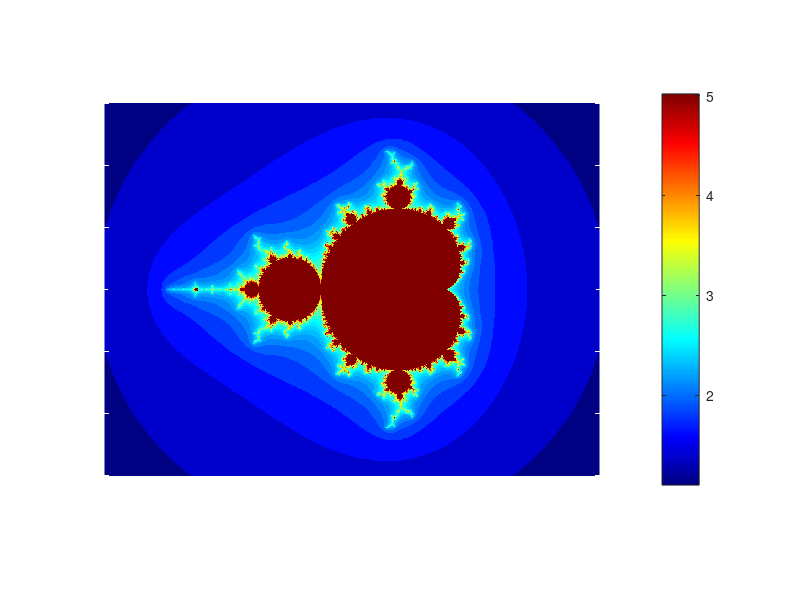

Write the MATLAB code that produced this figure.
#!/usr/bin/octave -qf
% Interactive Fractal Explorer with Rectangle Selection
% Drag to select zoom area, right-click to zoom out

function fractal_interactive()
    % Initial parameters
    global fractal_type xmin xmax ymin ymax max_iter img_handle;

    fractal_type = 1;  % 1=Mandelbrot, 2=Julia, 3=Burning Ship, 4=Tricorn
    max_iter = 150;

    % Create figure
    fig = figure('Name', 'Interactive Fractal Explorer', ...
                 'NumberTitle', 'off', ...
                 'Position', [100, 100, 1000, 800], ...
                 'Color', [0.15 0.15 0.15]);

    % Set initial bounds
    reset_view();

    % Draw initial fractal
    draw_fractal();

    % Set up callbacks
    set(fig, 'WindowButtonDownFcn', @mouse_down);
    set(fig, 'KeyPressFcn', @key_press);

    % Print instructions
    print_instructions();

    % Keep the figure open
    waitfor(fig);
    disp('Fractal explorer closed.');
end

function print_instructions()
    disp(' ');
    disp('╔════════════════════════════════════════════════════════╗');
    disp('║      INTERACTIVE FRACTAL EXPLORER - CONTROLS          ║');
    disp('╠════════════════════════════════════════════════════════╣');
    disp('║  MOUSE:                                                ║');
    disp('║    • Drag rectangle: Select area to zoom in            ║');
    disp('║    • Right-click: Zoom out                             ║');
    disp('║                                                        ║');
    disp('║  KEYBOARD:                                             ║');
    disp('║    • 1: Mandelbrot Set                                 ║');
    disp('║    • 2: Julia Set                                      ║');
    disp('║    • 3: Burning Ship                                   ║');
    disp('║    • 4: Tricorn (Mandelbar)                            ║');
    disp('║    • r: Reset view                                     ║');
    disp('║    • +: More detail (slower)                           ║');
    disp('║    • -: Less detail (faster)                           ║');
    disp('║    • q: Quit                                           ║');
    disp('╚════════════════════════════════════════════════════════╝');
    disp(' ');
end

function reset_view()
    global fractal_type xmin xmax ymin ymax;

    if fractal_type == 3  % Burning Ship
        xmin = -2.0;
        xmax = 1.0;
        ymin = -2.0;
        ymax = 1.0;
    else
        xmin = -2.5;
        xmax = 1.5;
        ymin = -1.5;
        ymax = 1.5;
    end
end

function M = compute_fractal(C, max_iter, ftype)
    Z = zeros(size(C));
    M = zeros(size(C));

    switch ftype
        case 1  % Mandelbrot
            for k = 1:max_iter
                mask = abs(Z) <= 4;
                Z(mask) = Z(mask).^2 + C(mask);
                M(mask) = k;
            end

        case 2  % Julia
            c = -0.7 + 0.27015i;
            Z = C;
            for k = 1:max_iter
                mask = abs(Z) <= 4;
                Z(mask) = Z(mask).^2 + c;
                M(mask) = k;
            end

        case 3  % Burning Ship
            for k = 1:max_iter
                mask = abs(Z) <= 4;
                Z(mask) = (abs(real(Z(mask))) + 1i*abs(imag(Z(mask)))).^2 + C(mask);
                M(mask) = k;
            end

        case 4  % Tricorn
            for k = 1:max_iter
                mask = abs(Z) <= 4;
                Z(mask) = conj(Z(mask)).^2 + C(mask);
                M(mask) = k;
            end
    end
end

function draw_fractal()
    global fractal_type xmin xmax ymin ymax max_iter img_handle;

    % Resolution
    width = 800;
    height = 600;

    fprintf('Computing fractal... ');
    tic;

    % Create coordinate arrays
    x = linspace(xmin, xmax, width);
    y = linspace(ymin, ymax, height);
    [X, Y] = meshgrid(x, y);
    C = X + 1i*Y;

    % Compute fractal
    M = compute_fractal(C, max_iter, fractal_type);

    % Smooth coloring
    M_smooth = log(M + 1);

    % Get fractal name
    names = {'Mandelbrot Set', 'Julia Set', 'Burning Ship', 'Tricorn (Mandelbar)'};
    fractal_name = names{fractal_type};

    % Clear and redraw
    clf;
    img_handle = imagesc([xmin xmax], [ymin ymax], M_smooth);
    set(gca, 'YDir', 'normal');
    axis equal tight;

    % Styling
    colormap(jet(256));
    h = colorbar;
    set(h, 'Color', [1 1 1]);
    set(gca, 'Color', [0 0 0], 'XColor', [1 1 1], 'YColor', [1 1 1]);

    xlabel('Real axis', 'Color', [1 1 1], 'FontSize', 11);
    ylabel('Imaginary axis', 'Color', [1 1 1], 'FontSize', 11);

    title_str = sprintf('%s (Iterations: %d)\nDrag rectangle to zoom | Right-click: zoom out | 1-4: change fractal', ...
                       fractal_name, max_iter);
    title(title_str, 'Color', [1 1 1], 'FontSize', 12, 'FontWeight', 'bold');

    % Reset callbacks (they get cleared by clf)
    set(gcf, 'WindowButtonDownFcn', @mouse_down);
    set(gcf, 'KeyPressFcn', @key_press);

    elapsed = toc;
    fprintf('Done! (%.2f seconds)\n', elapsed);
end

function mouse_down(src, event)
    global xmin xmax ymin ymax;

    % Get button type
    button = get(gcf, 'SelectionType');

    if strcmp(button, 'normal')  % Left click - start rectangle selection
        % Get starting point
        point1 = get(gca, 'CurrentPoint');
        x1 = point1(1,1);
        y1 = point1(1,2);

        % Check if click is within axes
        if x1 < xmin || x1 > xmax || y1 < ymin || y1 > ymax
            return;
        end

        % Create rectangle for visual feedback
        rect_h = rectangle('Position', [x1, y1, 0, 0], ...
                          'EdgeColor', [1 1 0], ...
                          'LineWidth', 2, ...
                          'LineStyle', '--');

        % Set up motion and button up callbacks
        set(gcf, 'WindowButtonMotionFcn', {@mouse_move, x1, y1, rect_h});
        set(gcf, 'WindowButtonUpFcn', {@mouse_up, x1, y1, rect_h});

    elseif strcmp(button, 'alt')  % Right click - zoom out
        % Get click point
        point = get(gca, 'CurrentPoint');
        x_click = point(1,1);
        y_click = point(1,2);

        zoom_factor = 2.5;
        x_range = (xmax - xmin) * zoom_factor / 2;
        y_range = (ymax - ymin) * zoom_factor / 2;

        xmin = x_click - x_range;
        xmax = x_click + x_range;
        ymin = y_click - y_range;
        ymax = y_click + y_range;

        fprintf('Zooming out...\n');
        draw_fractal();
    end
end

function mouse_move(src, event, x1, y1, rect_h)
    % Update rectangle as mouse moves
    point2 = get(gca, 'CurrentPoint');
    x2 = point2(1,1);
    y2 = point2(1,2);

    width = x2 - x1;
    height = y2 - y1;

    set(rect_h, 'Position', [x1, y1, width, height]);
end

function mouse_up(src, event, x1, y1, rect_h)
    global xmin xmax ymin ymax;

    % Get ending point
    point2 = get(gca, 'CurrentPoint');
    x2 = point2(1,1);
    y2 = point2(1,2);

    % Remove rectangle
    delete(rect_h);

    % Clear motion callbacks
    set(gcf, 'WindowButtonMotionFcn', '');
    set(gcf, 'WindowButtonUpFcn', '');

    % Check if we have a valid rectangle (not just a click)
    if abs(x2 - x1) > (xmax - xmin) * 0.01 && abs(y2 - y1) > (ymax - ymin) * 0.01
        % Zoom to selected rectangle
        xmin_new = min(x1, x2);
        xmax_new = max(x1, x2);
        ymin_new = min(y1, y2);
        ymax_new = max(y1, y2);

        xmin = xmin_new;
        xmax = xmax_new;
        ymin = ymin_new;
        ymax = ymax_new;

        fprintf('Zooming to selected area...\n');
        draw_fractal();
    end
end

function key_press(src, event)
    global fractal_type xmin xmax ymin ymax max_iter;

    key = event.Character;

    if key == '1'
        if fractal_type != 1
            fractal_type = 1;
            reset_view();
            fprintf('Switched to Mandelbrot Set\n');
            draw_fractal();
        end
    elseif key == '2'
        if fractal_type != 2
            fractal_type = 2;
            reset_view();
            fprintf('Switched to Julia Set\n');
            draw_fractal();
        end
    elseif key == '3'
        if fractal_type != 3
            fractal_type = 3;
            reset_view();
            fprintf('Switched to Burning Ship\n');
            draw_fractal();
        end
    elseif key == '4'
        if fractal_type != 4
            fractal_type = 4;
            reset_view();
            fprintf('Switched to Tricorn\n');
            draw_fractal();
        end
    elseif key == 'r'
        reset_view();
        fprintf('Reset to initial view\n');
        draw_fractal();
    elseif key == '+'
        max_iter = min(max_iter + 50, 1000);
        fprintf('Increased iterations to %d\n', max_iter);
        draw_fractal();
    elseif key == '-'
        max_iter = max(max_iter - 50, 50);
        fprintf('Decreased iterations to %d\n', max_iter);
        draw_fractal();
    elseif key == 'q'
        fprintf('Closing fractal explorer...\n');
        close(gcf);
    end
end

% Run the explorer
fractal_interactive();
